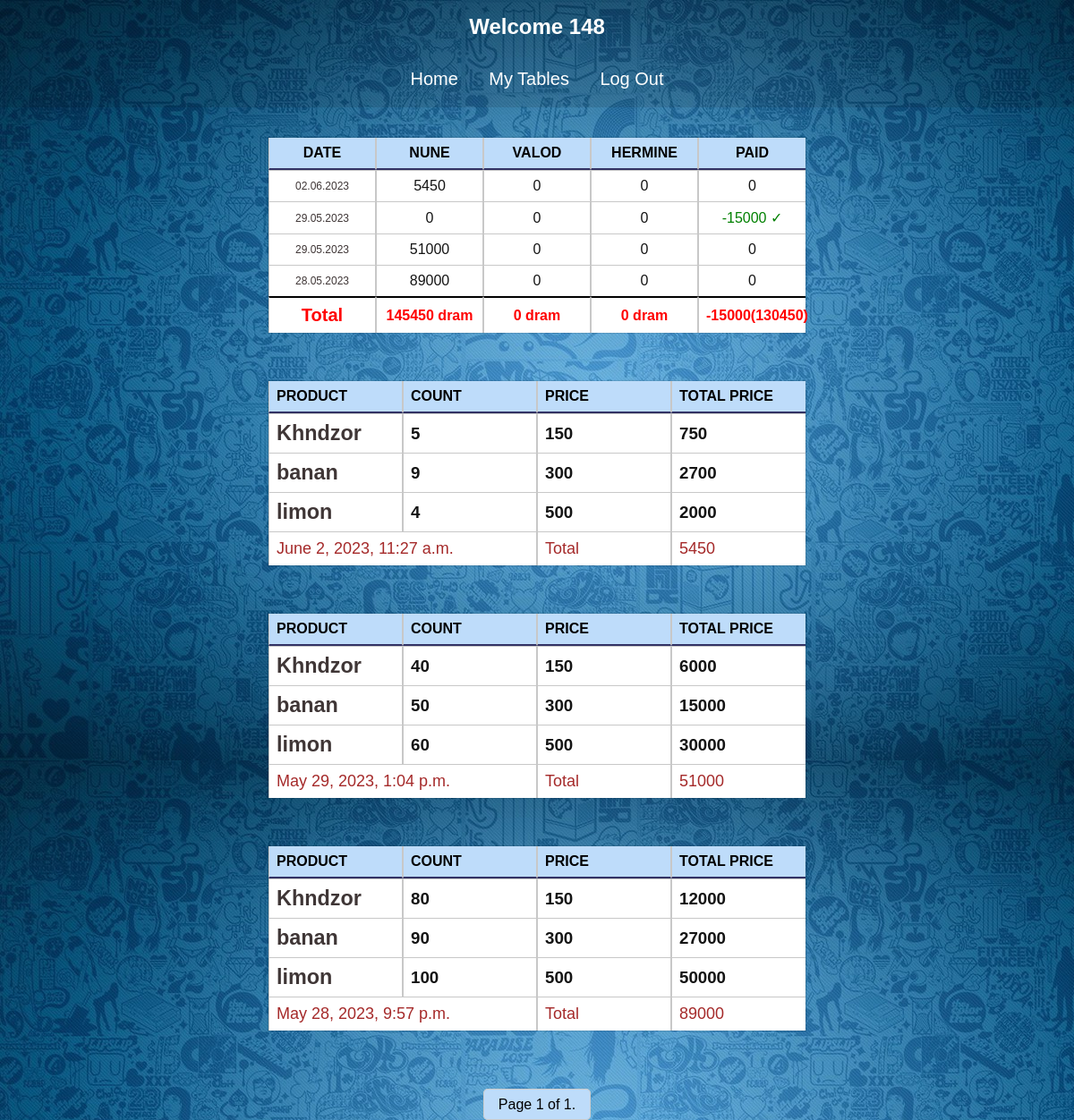
/tablesbycustomer/ (signed in), run on the app's committed database.
### account/models.py (models this page shows)
class User(AbstractUser):
    is_admin= models.BooleanField('Is admin', default=False)
    is_customer = models.BooleanField('Is customer', default=False)
    is_employee = models.BooleanField('Is employee', default=False)
    is_supplier = models.BooleanField('Is supplier', default=False)

### tables/models.py (models this page shows, shortened)
class Debt(models.Model):
    customer = models.ForeignKey(User, on_delete=models.CASCADE, null=True)
    supplier = models.ForeignKey(User, on_delete=models.CASCADE, null = True, related_name='supplier0')
    debt = models.IntegerField()
    timeOfCreating = models.DateTimeField(auto_now=True, null=True)
    seen = models.BooleanField(default=False, null=True)
    def sumOfEveryUser(user):
        allDebts = Debt.objects.filter(customer = user)
        sum = 0
        for i in allDebts:
            if i.seen:
                sum += i.debt
        return sum
    def payed(user):
        allDebts = Debt.objects.filter(customer = user)
        payed = 0
        for i in allDebts:
            if i.seen and not i.supplier:
                payed += i.debt
        return payed
    class Meta:
        ordering = ["-timeOfCreating"]

class UserTable(models.Model):
    user = models.ForeignKey(User, on_delete=models.CASCADE)
    tableName = models.CharField(max_length=50)
    dateOfCreating = models.DateField(auto_now=True, null=True)
    timeOfCreating = models.DateTimeField(auto_now=True, null=True)
    class Meta:
        ordering = ["-timeOfCreating"]

class TableItem(models.Model):
    table = models.ForeignKey(UserTable, on_delete=models.CASCADE)
    product_name = models.CharField(max_length=50)
    product_count = models.IntegerField(null=True)
    product_price = models.IntegerField(null=True)
    total_price = models.IntegerField(null=True,default=0)

### account/mydecorators.py (the view)
    def wrapped_view(request, *args, **kwargs):
        user = request.user
        if user.is_customer:
            return view_func(request, *args, **kwargs)
        else:
            return HttpResponseForbidden("You are not authorized to access this page.")

### account/templatetags/custom_filters.py (called while the page is built)
@register.filter
def format_datetime(value):
    df = DateFormat(value)
    formatted_date = df.format('d.m.Y H:i')
    return formatted_date

@register.filter
def format_date(value):
    return value.strftime('%d.%m.%Y')

### account/views.py (called while the page is built)
@customer_required
def tablesByUser(request):
    tablesbyUser = UserTable.objects.filter(user = request.user)
    tableRows = TableItem.objects.all()
    paginator = Paginator(tablesbyUser, 5) # show 10 tables per page
    page_number = request.GET.get('page')
    page_obj = paginator.get_page(page_number)
    debt = Debt.objects.filter(customer = request.user)
    suppliers = User.objects.filter(is_supplier = True)
    total = int(Debt.sumOfEveryUser(request.user))
    payed = int(Debt.payed(request.user))
    return render(request, 'tablesbyUser.html', {
        'tables':page_obj,
        'Rows':tableRows,
        'debt_row': debt,
        'Suppliers': suppliers,
        'total': total,
        'payed':payed
        })

### account/templates/tablesbyUser.html (shortened to what this page needs)
{% extends 'base.html' %}
{% load static %}
{% load custom_filters %}
{% block 'links' %}
<link rel="stylesheet" href="{% static 'tables/home.css' %}">
{% endblock %}
{% block 'body' %}
<table style="text-align: center;" id="debtTable">
    <thead style="text-align: center;">
        <tr>
            <th style="text-align: center;">Date</th>
            {% for supplier in Suppliers %}
                <th style="text-align: center;">{{ supplier.username }}</th>
            {% endfor %}
            <th style="text-align: center;">Paid</th>
        </tr>
    </thead>
    <tbody id="debtBody">
        {% for row in debt_row %}
            <tr>
                <td style="font-size: 12px;" title="{{ row.timeOfCreating|format_datetime }}">
                    {{ row.timeOfCreating|format_date }}
                </td>
                {% for supplier in Suppliers %}
                    {% if supplier == row.supplier %}
                        {% if row.debt < 0 %}
                            <td style="color: red;">{{ row.debt }} dram</td>
                        {% else %}
                            <td>{{ row.debt }}</td>
                        {% endif %}
                    {% else %}
                        <td>0</td>
                    {% endif %}
                {% endfor %}
                {% if row.supplier %}
                    <td>0</td>
                {% elif row.seen %}
                    <td style="color: green;">{{row.debt}} ✓</td>
                {% else %}
                    <td style="color: red;">{{row.debt}}  ✕</td>
                {% endif %}
            </tr>
        {% endfor %}
        <tr style="text-align: center; font-weight: bold;">
            <td style="color: red; border-top: 2px solid black;">Total</td>
            {% for supplier in Suppliers %}
                <td style="color: red; border-top: 2px solid black;"></td>
            {% endfor %}
            <td style="color: red; border-top: 2px solid black;">{{payed}}({{total}})</td>
        </tr>
    </tbody>
</table>
    <br><br><br>
{% for table in tables %}
    <table id="myTable">
        <thead>
            <tr>
                <th>
                    Product
                </th>
                <th>
                    Count
                </th>
                <th>
                    Price
                </th>
                <th>
                    Total Price
                </th>
            </tr>
        </thead>
        <tbody>
        {% for row in Rows %}
            {% if table.tableName == row.table.tableName %}
                <tr>
                    <td>
                        <h3>{{ row.product_name }}</h3>
                    </td>
                    <td>
                        <h3>{{ row.product_count }}</h3>
                    </td>
                    <td>
                        <h3>{{ row.product_price }}</h3>
                    </td>
                    <td id="total_price">
                        <h3>{{ row.total_price }}</h3>
                    </td>
                </tr>
            {% endif %}
        {% endfor %}
        </tbody>
        <tfoot>
            <tr class="footer">
                <td colspan="2">{{table.timeOfCreating}}</td>
                <td>Total</td>
                <td id="totalPrice"></td>
            </tr>
        </tfoot>
    </table>
    <br>
    <br>
    <br>
{% endfor %}
    <div class="pagination">
        <span class="step-links">
            <span class="current-page">
                Page {{ tables.number }} of {{ tables.paginator.num_pages }}.
            </span>
        </span>
    </div>
{% endblock %}

### account/templates/base.html (shortened to what this page needs)
{% load static %}
<!DOCTYPE html>
<html lang="en">
<head>
    <link rel="stylesheet" href="{% static 'tables/header.css' %}">
    {% block 'links' %}
    {% endblock%}
</head>
<body style="background-image: url({% static 'img/background.jpg' %});">
    <header style="background-image: url({% static 'img/background.jpg' %});">
      <nav>
        {% if user.is_authenticated  %}
            {% block header %}
                {% if header.lenght > 0 %}
                    {{ header }}
                {% else %}
                    <h1 style="color:white;">Welcome {{user}}</h1>
                {% endif %}
            {% endblock %}
        {% endif %}
        {% if user.is_admin %}
            <a href="{% url 'adminpage' %}">Home</a>
            <a href="{% url 'customersforadmin' %}">Customers</a>
        {% elif user.is_employee %}
            <a href="{% url 'employee' %}">Home</a>
        {% elif user.is_customer %}
            <a href="{% url 'customer' %}">Home</a>
        {% elif user.is_supplier %}
            <a href="{% url 'supplier' %}">Home</a>
        {% endif %}
        {% if user.is_employee %}
            <a href="{% url 'customers' %}">Customers</a>
        {% elif user.is_customer %}
            <a href="{% url 'tablesbyuser' %}">My Tables</a>
        {% elif user.is_supplier %}
            <a href="{% url 'orderedProducts' %}">Orders</a>
        {% endif %}
        <a href="{% url 'logout' %}">Log Out</a>
      </nav>
    </header>
    <br>
    <br>
    <br>
    {% block 'body'%}
    {% endblock%}
</body>
</html>

### tables/static/tables/header.css (style rules this page uses)
* { box-sizing: border-box; margin: 0; padding: 0; }
body { padding-top: 100px; }
header { width: 100%; height: 120px; text-align: center; position: relative; position: fixed; top: 0; z-index: 100; }
header nav { position: absolute; bottom: 0; height: 120px; line-height: 60px; width: 100%; background-color: rgba(0, 0, 0, 0.1); }
header nav a { color: #fff; display: inline-block; padding: 10px 15px; line-height: 1; text-decoration: none; -moz-border-radius: 2px; -webkit-border-radius: 2px; border-radius: 2px; font-size: 20px; }

### tables/static/tables/home.css (style rules this page uses)
* { margin: 0; padding: 0; }
html { font-family: helvetica; }
html, body { max-width: 100vw; }
table { background-color: white; margin: auto; border-spacing: 0; table-layout: fixed; width: 50%; max-width: 100%; box-shadow: 0 0 1px 1px rgba(0, 0, 0, .1); }
td, th { min-width: 80px; border: solid rgb(200, 200, 200) 1px; padding: .5rem; }
th { text-align: left; background-color: rgb(190, 220, 250); text-transform: uppercase; border-bottom: rgb(50, 50, 100) solid 2px; border-top: none; }
td { white-space: nowrap; border-bottom: none; color: rgb(20, 20, 20); }
td:last-of-type, th:last-of-type { border-right: none; }
table tbody tr td:first-child { background-color: white; font-size: 20px; color: rgb(63, 54, 54); }
.footer td { color: brown; font-size: 18px; }
.pagination { display: flex; justify-content: center; align-items: center; margin-top: 20px; }
.current-page { padding: 8px 16px; border: 1px solid #ccc; margin: 0 5px; border-radius: 5px; background-color: rgb(190, 220, 250); }

### data on the page
User: username "148"
User: username "NUNE", shows "0"
User: username "VALOD", shows "0"
User: username "HERMINE", shows "0"
Debt: timeOfCreating "02.06.2023", debt "5450"
Debt: timeOfCreating "29.05.2023", debt "-15000"
Debt: timeOfCreating "29.05.2023", debt "51000"
Debt: timeOfCreating "28.05.2023", debt "89000"
UserTable: timeOfCreating "June 2, 2023, 11:27 a.m."
TableItem: product_name "Khndzor", product_count "5", product_price "150", total_price "750"
TableItem: product_name "banan", product_count "9", product_price "300", total_price "2700"
TableItem: product_name "limon", product_count "4", product_price "500", total_price "2000"
UserTable: timeOfCreating "May 29, 2023, 1:04 p.m."
TableItem: product_name "Khndzor", product_count "40", product_price "150", total_price "6000"
TableItem: product_name "banan", product_count "50", product_price "300", total_price "15000"
TableItem: product_name "limon", product_count "60", product_price "500", total_price "30000"
UserTable: timeOfCreating "May 28, 2023, 9:57 p.m."
TableItem: product_name "Khndzor", product_count "80", product_price "150", total_price "12000"
TableItem: product_name "banan", product_count "90", product_price "300", total_price "27000"
TableItem: product_name "limon", product_count "100", product_price "500", total_price "50000"

### other printed values
{{ payed }} "-15000"
{{ total }} "130450"
{{ tables.number }} "1"
{{ tables.paginator.num_pages }} "1"
